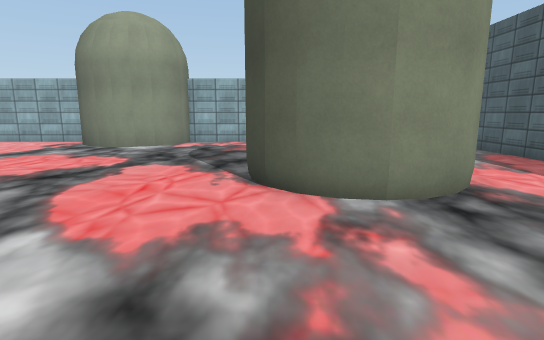
[1] (above)

21 first-person views from a walk through a Unity game level. The camera is 1.3 m above the floor, tilts 10° down and sees 80° across. The floor is counted in squares, 1 m on a side. Each view is taken from the middle of a square. On the plan, view 1 faces up. The plan holds only what a view shows up to about 14 squares ahead; the rest is blank. The place goes on beyond the plan. Some surface patterns are stand-ins.

[2]
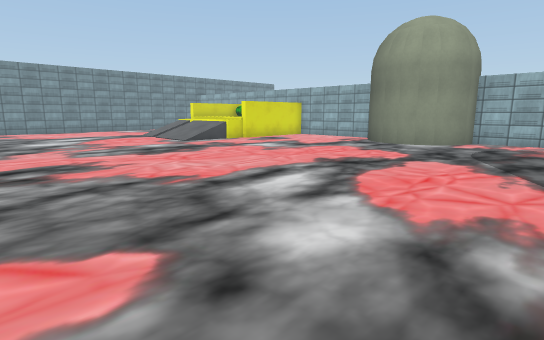

[3]
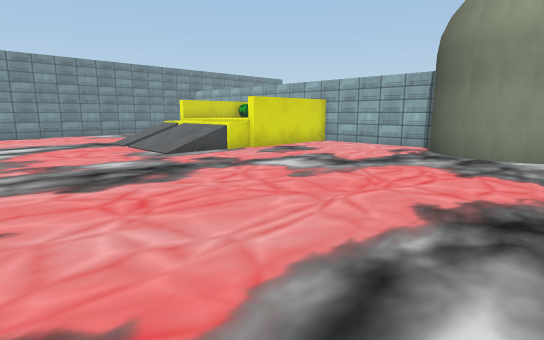

[4]
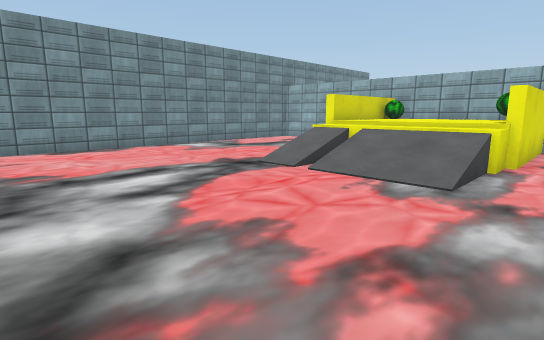

[5]
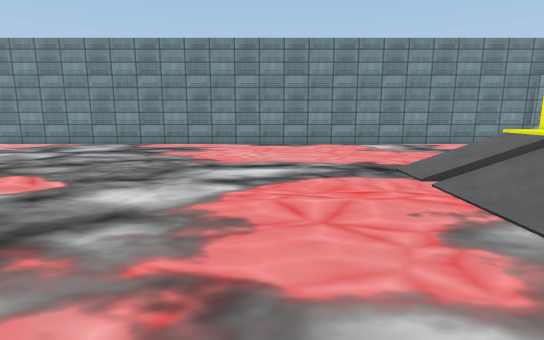

[6]
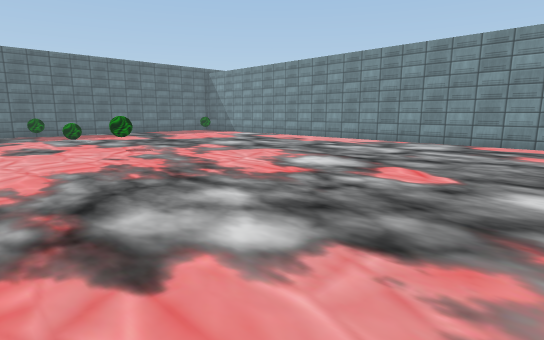

[7]
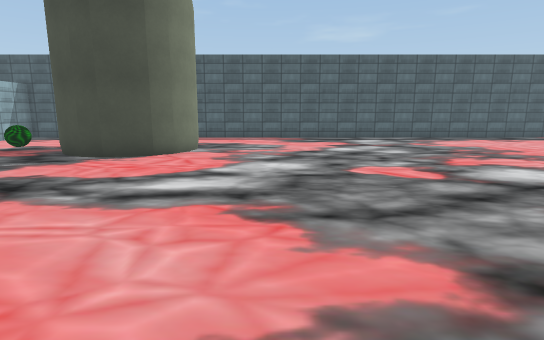

[8]
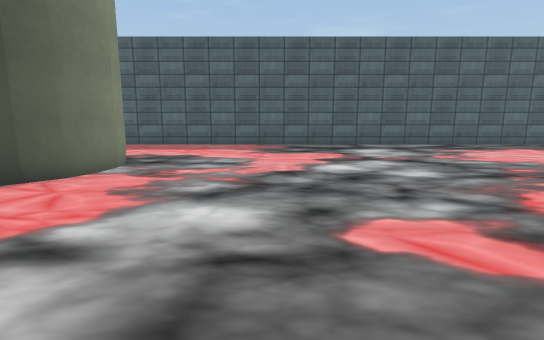

[9]
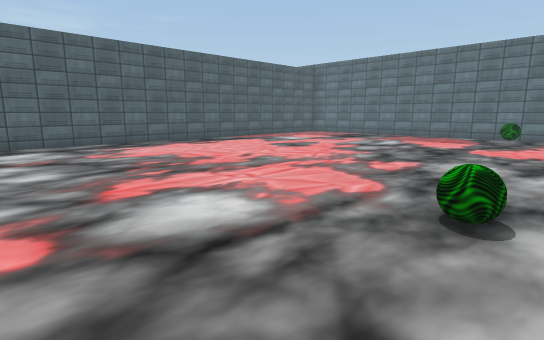

[10]
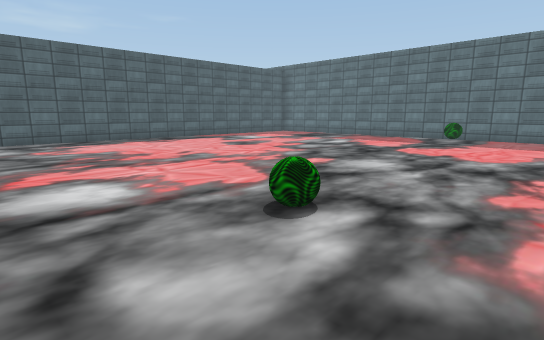

[11]
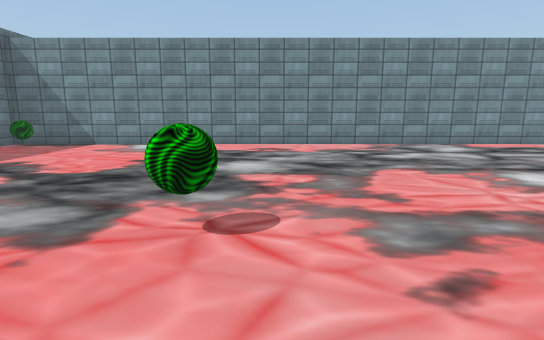

[12]
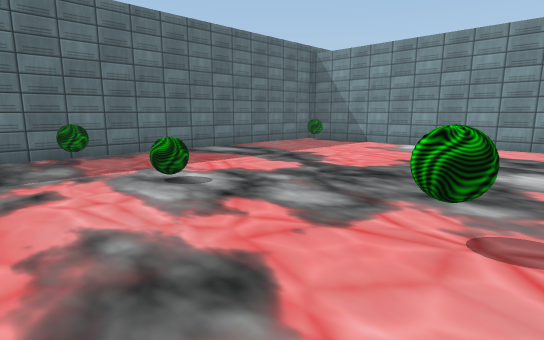

[13]
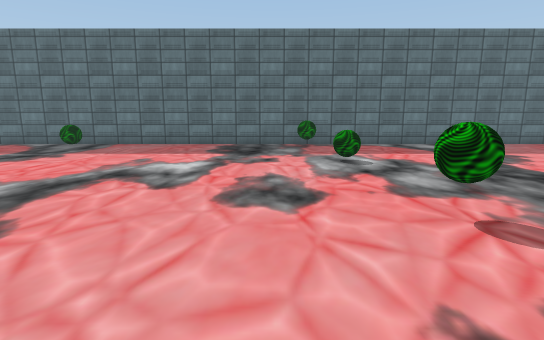

[14]
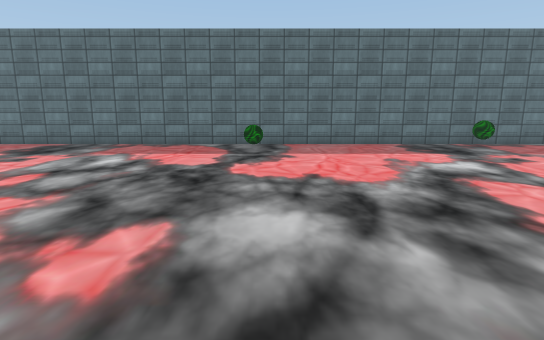

[15]
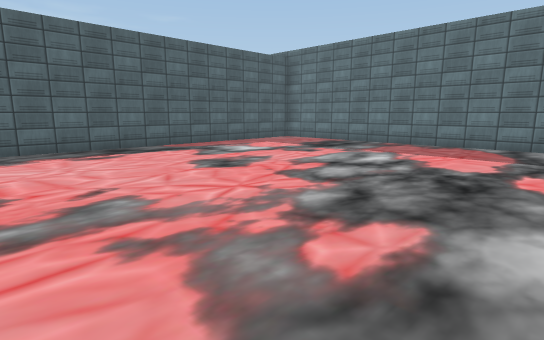

[16]
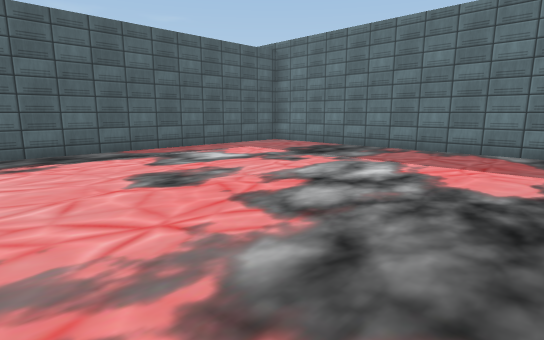

[17]
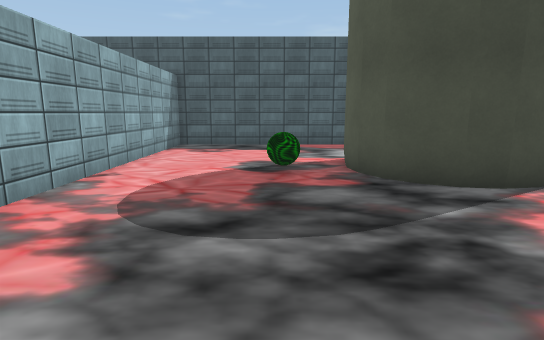

[18]
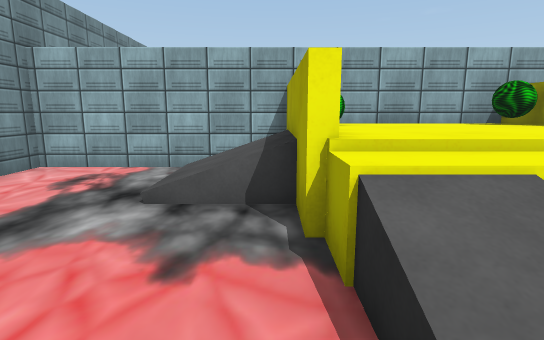

[19]
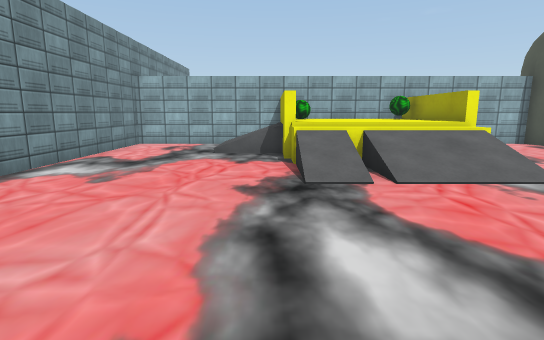

[20]
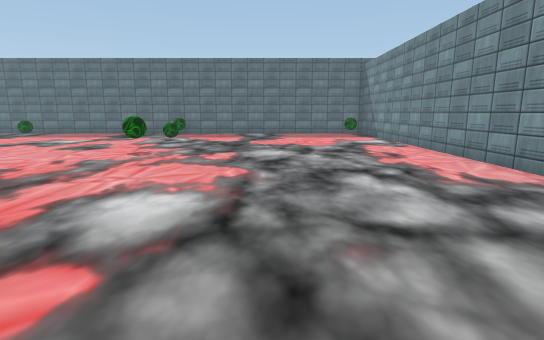

[21]
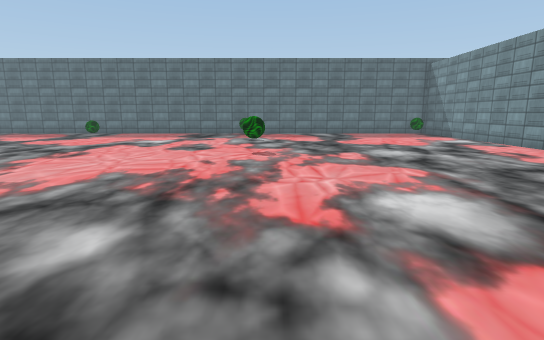

### Floor plan
Key: @ floor where view 1 was taken; # wall or solid block; . main floor; : floor 1 m higher than the main floor; / step, stairs or slope; = window, fence, low wall or low ledge; ^ raised ledge; v drop or lower ground; R orb.
Columns run from 25 left of view 1 to 8 right of it. Each row starts with its distance up from view 1.
 15 ##################   #############
 14 #...//#R:::R^ ...## ##...........#
 13 #...//#=::::^.....###............#
 12 #...//#=::::^....................#
 11 #.....#=::::^.............R......#
 10 #....../////.....................#
  9 #....../v///..............## ....#
  8 #....../=///.............##   ...#
  7 #....../////.............#    ...#
  6 #........................## ##...#
  5 #.........................###....#
  4 #................................#
  3 #................................#
  2 #................................#
  1 #................................#
  0 #........................@.......#
 -1 #...............  ...............#
 -2 #................ ...............#
 -3 #............... ................#
 -4 #................................#
 -5 #..................R.............#
 -6 #................................#
 -7 #................................#
 -8 #................................#
 -9 #................................#
-10 #..........R.....................#
-11 #................................#
-12 #................................#
-13 #................................#
-14 #................................#
-15 #..........R.....................#
-16 #................................#
-17 #............................... #
-18 #....................R.........
-19 #R..........R...................
-20 ################################

Positions as (right, up) in squares from view 1, and headings:
1: (0, 0), facing up
2: (0, -1), facing up-left
3: (-4, 2), facing up-left
4: (-12, 1), facing up-left
5: (-11, 4), facing left
6: (-10, 2), facing down-left
7: (-10, 2), facing right
8: (-6, 1), facing right
9: (-7, -1), facing down-right
10: (-9, -2), facing down-right
11: (-11, -9), facing left
12: (-11, -9), facing down-left
13: (-12, -6), facing down
14: (-5, -6), facing down
15: (-5, -6), facing down-right
16: (-4, -8), facing down-right
17: (-6, 11), facing right
18: (-19, 7), facing up
19: (-19, 1), facing up
20: (-19, 1), facing down
21: (-15, 1), facing down
